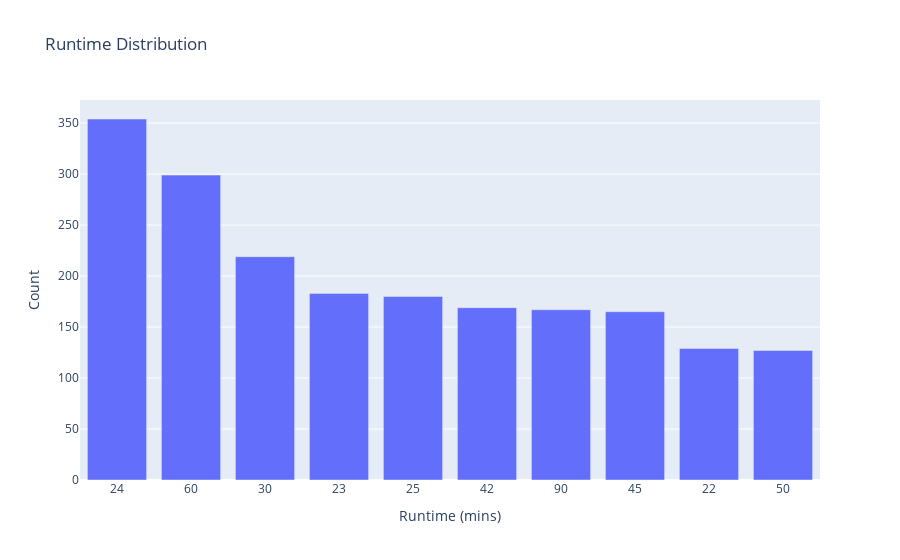

This figure's notebook cell:
### Markdown cell above
### RunTime

### Code cell
fig = px.bar(data_frame = movie['RunTime'].value_counts().reset_index().head(10),
             x = 'index', y = 'RunTime',
             title = 'Runtime Distribution')

fig.update_yaxes(title = 'Count')

fig.update_xaxes(type ='category',
                 title = 'Runtime (mins)')

fig.show()

### Figure 1 — Plotly figure (JSON) as saved in the notebook; plotly's stock layout.template omitted (floating-point values rounded to 4 significant figures)
{"data": [{"alignmentgroup": "True", "hovertemplate": "index=%{x}<br>RunTime=%{y}<extra></extra>", "legendgroup": "", "marker": {"color": "#636efa", "pattern": {"shape": ""}}, "name": "", "offsetgroup": "", "orientation": "v", "showlegend": false, "textposition": "auto", "type": "bar", "x": [24, 60, 30, 23, 25, 42, 90, 45, 22, 50], "xaxis": "x", "y": [354, 299, 219, 183, 180, 169, 167, 165, 129, 127], "yaxis": "y"}], "layout": {"barmode": "relative", "legend": {"tracegroupgap": 0}, "title": {"text": "Runtime Distribution"}, "xaxis": {"anchor": "y", "domain": [0, 1], "title": {"text": "Runtime (mins)"}, "type": "category", "range": [-0.5, 9.5], "autorange": true}, "yaxis": {"anchor": "x", "domain": [0, 1], "title": {"text": "Count"}, "type": "linear", "range": [0, 372.6], "autorange": true}, "autosize": true}}
